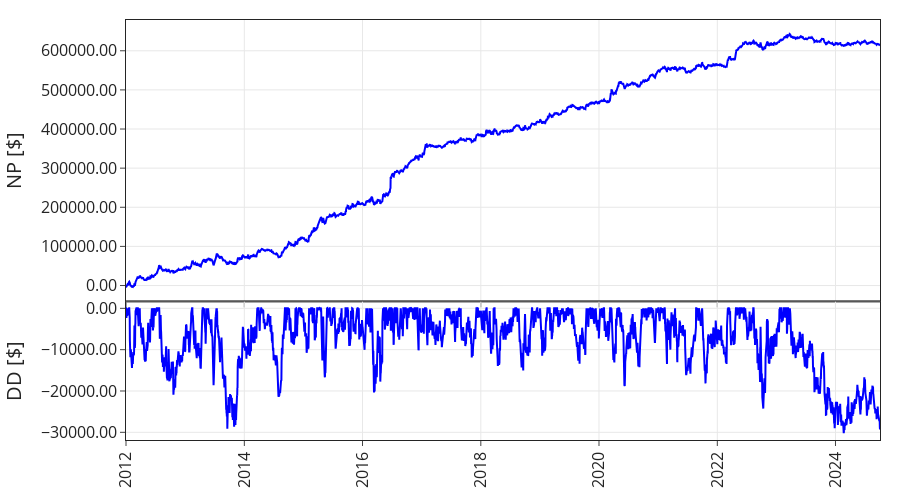

Notebook code for this chart:
### Code cell
figure = make_subplots(rows = 2, cols = 1, shared_xaxes = True, row_heights = [0.67, 0.33], vertical_spacing = 0)
figure.update_layout(go.Layout(margin = dict(l = 20, r = 20, t = 20, b = 20), template = 'simple_white', showlegend = False,
                            xaxis1 = {'showgrid': True, 'showline': True, 'mirror': True, 'titlefont': {'size': 20}, 'tickfont': {'size': 16},
                                        'tickangle': -90},
                            yaxis1 = {'showgrid': True, 'showline': True, 'mirror': True, 'titlefont': {'size': 20}, 'tickfont': {'size': 16},
                                        'tickformat': f'.{2}f', 'title': 'NP [$]'},
                            xaxis2 = {'showgrid': True, 'showline': True, 'mirror': True, 'titlefont': {'size': 20}, 'tickfont': {'size': 16},
                                        'tickangle': -90},
                            yaxis2 = {'showgrid': True, 'showline': True, 'mirror': True, 'titlefont': {'size': 20}, 'tickfont': {'size': 16},
                                        'tickformat': f'.{2}f', 'title': 'DD [$]'},
                            font = {'size': 28}, autosize = False, width = 900, height = 500, hovermode = 'closest'))
#
figure.add_trace(go.Scatter(x = df['date'].values, y = df['cum_profit'].values, mode = 'lines', line_color = 'blue'), row = 1, col = 1)
figure.add_trace(go.Scatter(x = df['date'].values, y = df['dd'].values, mode = 'lines', line_color = 'blue'), row = 2, col = 1)

### Figure 1 — Plotly figure (JSON) as saved in the notebook; plotly's stock layout.template omitted (floating-point values rounded to 4 significant figures; data arrays with more than 128 entries replaced by an {"elided": "..."} marker saying what was removed)
{"data": [{"line": {"color": "blue"}, "mode": "lines", "type": "scatter", "x": {"elided": "4659 str values"}, "xaxis": "x", "y": {"elided": "4659 float values"}, "yaxis": "y"}, {"line": {"color": "blue"}, "mode": "lines", "type": "scatter", "x": {"elided": "4659 str values"}, "xaxis": "x2", "y": {"elided": "4659 float values"}, "yaxis": "y2"}], "layout": {"autosize": false, "font": {"size": 28}, "height": 500, "hovermode": "closest", "margin": {"b": 20, "l": 20, "r": 20, "t": 20}, "showlegend": false, "width": 900, "xaxis": {"anchor": "y", "domain": [0, 1], "matches": "x2", "mirror": true, "showgrid": true, "showline": true, "showticklabels": false, "tickangle": -90, "tickfont": {"size": 16}, "title": {"font": {"size": 20}}}, "xaxis2": {"anchor": "y2", "domain": [0, 1], "mirror": true, "showgrid": true, "showline": true, "tickangle": -90, "tickfont": {"size": 16}, "title": {"font": {"size": 20}}}, "yaxis": {"anchor": "x", "domain": [0.33, 1], "mirror": true, "showgrid": true, "showline": true, "tickfont": {"size": 16}, "tickformat": ".2f", "title": {"font": {"size": 20}, "text": "NP [$]"}}, "yaxis2": {"anchor": "x2", "domain": [0, 0.33], "mirror": true, "showgrid": true, "showline": true, "tickfont": {"size": 16}, "tickformat": ".2f", "title": {"font": {"size": 20}, "text": "DD [$]"}}}}
